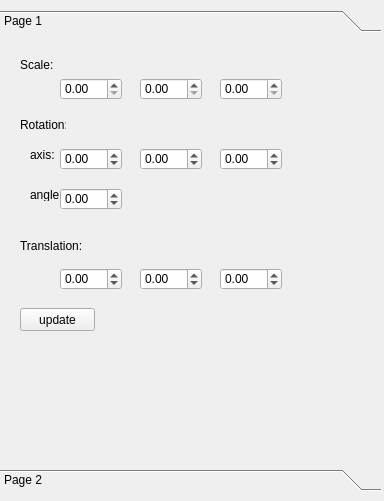
<?xml version="1.0" encoding="UTF-8"?>
<ui version="4.0">
 <class>MeshEditing</class>
 <widget class="QWidget" name="MeshEditing">
  <property name="geometry">
   <rect>
    <x>0</x>
    <y>0</y>
    <width>384</width>
    <height>501</height>
   </rect>
  </property>
  <property name="windowTitle">
   <string>MeshEditing</string>
  </property>
  <widget class="QToolBox" name="toolBox">
   <property name="geometry">
    <rect>
     <x>0</x>
     <y>10</y>
     <width>381</width>
     <height>481</height>
    </rect>
   </property>
   <property name="currentIndex">
    <number>0</number>
   </property>
   <widget class="QWidget" name="page">
    <property name="geometry">
     <rect>
      <x>0</x>
      <y>0</y>
      <width>381</width>
      <height>427</height>
     </rect>
    </property>
    <attribute name="label">
     <string>Page 1</string>
    </attribute>
    <widget class="QLabel" name="label_8">
     <property name="geometry">
      <rect>
       <x>30</x>
       <y>150</y>
       <width>46</width>
       <height>13</height>
      </rect>
     </property>
     <property name="text">
      <string>angle:</string>
     </property>
    </widget>
    <widget class="QLabel" name="label_9">
     <property name="geometry">
      <rect>
       <x>30</x>
       <y>110</y>
       <width>46</width>
       <height>13</height>
      </rect>
     </property>
     <property name="text">
      <string>axis:</string>
     </property>
    </widget>
    <widget class="QDoubleSpinBox" name="rotateZ_2">
     <property name="geometry">
      <rect>
       <x>220</x>
       <y>110</y>
       <width>62</width>
       <height>22</height>
      </rect>
     </property>
     <property name="minimum">
      <double>-10.000000000000000</double>
     </property>
     <property name="maximum">
      <double>10.990000000000000</double>
     </property>
     <property name="singleStep">
      <double>0.010000000000000</double>
     </property>
    </widget>
    <widget class="QDoubleSpinBox" name="rotateAngle_2">
     <property name="geometry">
      <rect>
       <x>60</x>
       <y>150</y>
       <width>62</width>
       <height>22</height>
      </rect>
     </property>
     <property name="minimum">
      <double>-10.000000000000000</double>
     </property>
     <property name="maximum">
      <double>10.990000000000000</double>
     </property>
     <property name="singleStep">
      <double>0.010000000000000</double>
     </property>
    </widget>
    <widget class="QDoubleSpinBox" name="rotateY_2">
     <property name="geometry">
      <rect>
       <x>140</x>
       <y>110</y>
       <width>62</width>
       <height>22</height>
      </rect>
     </property>
     <property name="minimum">
      <double>-10.000000000000000</double>
     </property>
     <property name="maximum">
      <double>10.990000000000000</double>
     </property>
     <property name="singleStep">
      <double>0.010000000000000</double>
     </property>
    </widget>
    <widget class="QDoubleSpinBox" name="scaleX_2">
     <property name="geometry">
      <rect>
       <x>60</x>
       <y>40</y>
       <width>62</width>
       <height>22</height>
      </rect>
     </property>
     <property name="singleStep">
      <double>0.010000000000000</double>
     </property>
    </widget>
    <widget class="QDoubleSpinBox" name="translateX_2">
     <property name="geometry">
      <rect>
       <x>60</x>
       <y>230</y>
       <width>62</width>
       <height>22</height>
      </rect>
     </property>
     <property name="minimum">
      <double>-10.000000000000000</double>
     </property>
     <property name="maximum">
      <double>10.990000000000000</double>
     </property>
     <property name="singleStep">
      <double>0.010000000000000</double>
     </property>
    </widget>
    <widget class="QDoubleSpinBox" name="translateZ_2">
     <property name="geometry">
      <rect>
       <x>220</x>
       <y>230</y>
       <width>62</width>
       <height>22</height>
      </rect>
     </property>
     <property name="minimum">
      <double>-10.000000000000000</double>
     </property>
     <property name="maximum">
      <double>10.990000000000000</double>
     </property>
     <property name="singleStep">
      <double>0.010000000000000</double>
     </property>
    </widget>
    <widget class="QLabel" name="label_10">
     <property name="geometry">
      <rect>
       <x>20</x>
       <y>200</y>
       <width>61</width>
       <height>16</height>
      </rect>
     </property>
     <property name="text">
      <string>Translation:</string>
     </property>
    </widget>
    <widget class="QDoubleSpinBox" name="scaleY_2">
     <property name="geometry">
      <rect>
       <x>140</x>
       <y>40</y>
       <width>62</width>
       <height>22</height>
      </rect>
     </property>
     <property name="singleStep">
      <double>0.010000000000000</double>
     </property>
    </widget>
    <widget class="QDoubleSpinBox" name="translateY_2">
     <property name="geometry">
      <rect>
       <x>140</x>
       <y>230</y>
       <width>62</width>
       <height>22</height>
      </rect>
     </property>
     <property name="minimum">
      <double>-10.000000000000000</double>
     </property>
     <property name="maximum">
      <double>10.990000000000000</double>
     </property>
     <property name="singleStep">
      <double>0.010000000000000</double>
     </property>
    </widget>
    <widget class="QDoubleSpinBox" name="rotateX_2">
     <property name="geometry">
      <rect>
       <x>60</x>
       <y>110</y>
       <width>62</width>
       <height>22</height>
      </rect>
     </property>
     <property name="minimum">
      <double>-10.000000000000000</double>
     </property>
     <property name="maximum">
      <double>10.990000000000000</double>
     </property>
     <property name="singleStep">
      <double>0.010000000000000</double>
     </property>
    </widget>
    <widget class="QDoubleSpinBox" name="scaleZ_2">
     <property name="geometry">
      <rect>
       <x>220</x>
       <y>40</y>
       <width>62</width>
       <height>22</height>
      </rect>
     </property>
     <property name="singleStep">
      <double>0.010000000000000</double>
     </property>
    </widget>
    <widget class="QLabel" name="label_11">
     <property name="geometry">
      <rect>
       <x>20</x>
       <y>80</y>
       <width>46</width>
       <height>13</height>
      </rect>
     </property>
     <property name="text">
      <string>Rotation:</string>
     </property>
    </widget>
    <widget class="QLabel" name="label_12">
     <property name="geometry">
      <rect>
       <x>20</x>
       <y>20</y>
       <width>46</width>
       <height>13</height>
      </rect>
     </property>
     <property name="text">
      <string>Scale:</string>
     </property>
    </widget>
    <widget class="QPushButton" name="update">
     <property name="geometry">
      <rect>
       <x>20</x>
       <y>270</y>
       <width>75</width>
       <height>23</height>
      </rect>
     </property>
     <property name="text">
      <string>update</string>
     </property>
    </widget>
   </widget>
   <widget class="QWidget" name="page_2">
    <property name="geometry">
     <rect>
      <x>0</x>
      <y>0</y>
      <width>381</width>
      <height>427</height>
     </rect>
    </property>
    <attribute name="label">
     <string>Page 2</string>
    </attribute>
    <widget class="QComboBox" name="submesh">
     <property name="geometry">
      <rect>
       <x>100</x>
       <y>50</y>
       <width>151</width>
       <height>22</height>
      </rect>
     </property>
    </widget>
    <widget class="QComboBox" name="renderunit">
     <property name="geometry">
      <rect>
       <x>130</x>
       <y>20</y>
       <width>201</width>
       <height>22</height>
      </rect>
     </property>
    </widget>
    <widget class="QLabel" name="label_7">
     <property name="geometry">
      <rect>
       <x>30</x>
       <y>20</y>
       <width>91</width>
       <height>16</height>
      </rect>
     </property>
     <property name="text">
      <string>MeshRenderUnit:</string>
     </property>
    </widget>
    <widget class="QLabel" name="label">
     <property name="geometry">
      <rect>
       <x>30</x>
       <y>60</y>
       <width>46</width>
       <height>13</height>
      </rect>
     </property>
     <property name="text">
      <string>SubMesh:</string>
     </property>
    </widget>
    <widget class="QTabWidget" name="submeshTab">
     <property name="geometry">
      <rect>
       <x>20</x>
       <y>90</y>
       <width>331</width>
       <height>321</height>
      </rect>
     </property>
     <property name="currentIndex">
      <number>1</number>
     </property>
     <widget class="QWidget" name="material">
      <attribute name="title">
       <string>Tab 1</string>
      </attribute>
      <widget class="QLabel" name="spc">
       <property name="geometry">
        <rect>
         <x>110</x>
         <y>50</y>
         <width>81</width>
         <height>20</height>
        </rect>
       </property>
       <property name="autoFillBackground">
        <bool>true</bool>
       </property>
       <property name="text">
        <string/>
       </property>
      </widget>
      <widget class="QPushButton" name="ambientC">
       <property name="geometry">
        <rect>
         <x>210</x>
         <y>20</y>
         <width>75</width>
         <height>23</height>
        </rect>
       </property>
       <property name="autoFillBackground">
        <bool>true</bool>
       </property>
       <property name="text">
        <string>Ambient</string>
       </property>
      </widget>
      <widget class="QPushButton" name="diffuseC">
       <property name="geometry">
        <rect>
         <x>10</x>
         <y>20</y>
         <width>75</width>
         <height>23</height>
        </rect>
       </property>
       <property name="autoFillBackground">
        <bool>true</bool>
       </property>
       <property name="text">
        <string>Diffuse</string>
       </property>
      </widget>
      <widget class="QLabel" name="amb">
       <property name="geometry">
        <rect>
         <x>210</x>
         <y>50</y>
         <width>81</width>
         <height>20</height>
        </rect>
       </property>
       <property name="autoFillBackground">
        <bool>true</bool>
       </property>
       <property name="text">
        <string/>
       </property>
      </widget>
      <widget class="QLabel" name="dif">
       <property name="geometry">
        <rect>
         <x>10</x>
         <y>50</y>
         <width>81</width>
         <height>20</height>
        </rect>
       </property>
       <property name="autoFillBackground">
        <bool>true</bool>
       </property>
       <property name="text">
        <string/>
       </property>
      </widget>
      <widget class="QPushButton" name="specularC">
       <property name="geometry">
        <rect>
         <x>110</x>
         <y>20</y>
         <width>75</width>
         <height>23</height>
        </rect>
       </property>
       <property name="autoFillBackground">
        <bool>true</bool>
       </property>
       <property name="text">
        <string>Specular</string>
       </property>
      </widget>
     </widget>
     <widget class="QWidget" name="transform">
      <attribute name="title">
       <string>Tab 2</string>
      </attribute>
      <widget class="QLabel" name="label_2">
       <property name="geometry">
        <rect>
         <x>10</x>
         <y>20</y>
         <width>46</width>
         <height>13</height>
        </rect>
       </property>
       <property name="text">
        <string>Scale:</string>
       </property>
      </widget>
      <widget class="QDoubleSpinBox" name="scaleX">
       <property name="geometry">
        <rect>
         <x>50</x>
         <y>40</y>
         <width>62</width>
         <height>22</height>
        </rect>
       </property>
       <property name="singleStep">
        <double>0.010000000000000</double>
       </property>
      </widget>
      <widget class="QDoubleSpinBox" name="scaleY">
       <property name="geometry">
        <rect>
         <x>130</x>
         <y>40</y>
         <width>62</width>
         <height>22</height>
        </rect>
       </property>
       <property name="singleStep">
        <double>0.010000000000000</double>
       </property>
      </widget>
      <widget class="QDoubleSpinBox" name="scaleZ">
       <property name="geometry">
        <rect>
         <x>210</x>
         <y>40</y>
         <width>62</width>
         <height>22</height>
        </rect>
       </property>
       <property name="singleStep">
        <double>0.010000000000000</double>
       </property>
      </widget>
      <widget class="QLabel" name="label_3">
       <property name="geometry">
        <rect>
         <x>10</x>
         <y>80</y>
         <width>46</width>
         <height>13</height>
        </rect>
       </property>
       <property name="text">
        <string>Rotation:</string>
       </property>
      </widget>
      <widget class="QDoubleSpinBox" name="rotateX">
       <property name="geometry">
        <rect>
         <x>50</x>
         <y>110</y>
         <width>62</width>
         <height>22</height>
        </rect>
       </property>
       <property name="minimum">
        <double>-10.000000000000000</double>
       </property>
       <property name="maximum">
        <double>10.000000000000000</double>
       </property>
       <property name="singleStep">
        <double>0.010000000000000</double>
       </property>
      </widget>
      <widget class="QDoubleSpinBox" name="rotateY">
       <property name="geometry">
        <rect>
         <x>130</x>
         <y>110</y>
         <width>62</width>
         <height>22</height>
        </rect>
       </property>
       <property name="minimum">
        <double>-10.000000000000000</double>
       </property>
       <property name="maximum">
        <double>10.000000000000000</double>
       </property>
       <property name="singleStep">
        <double>0.010000000000000</double>
       </property>
      </widget>
      <widget class="QDoubleSpinBox" name="rotateZ">
       <property name="geometry">
        <rect>
         <x>210</x>
         <y>110</y>
         <width>62</width>
         <height>22</height>
        </rect>
       </property>
       <property name="minimum">
        <double>-10.000000000000000</double>
       </property>
       <property name="maximum">
        <double>10.000000000000000</double>
       </property>
       <property name="singleStep">
        <double>0.010000000000000</double>
       </property>
      </widget>
      <widget class="QLabel" name="label_4">
       <property name="geometry">
        <rect>
         <x>20</x>
         <y>110</y>
         <width>46</width>
         <height>13</height>
        </rect>
       </property>
       <property name="text">
        <string>axis:</string>
       </property>
      </widget>
      <widget class="QLabel" name="label_5">
       <property name="geometry">
        <rect>
         <x>20</x>
         <y>150</y>
         <width>46</width>
         <height>13</height>
        </rect>
       </property>
       <property name="text">
        <string>angle:</string>
       </property>
      </widget>
      <widget class="QDoubleSpinBox" name="rotateAngle">
       <property name="geometry">
        <rect>
         <x>50</x>
         <y>150</y>
         <width>62</width>
         <height>22</height>
        </rect>
       </property>
       <property name="minimum">
        <double>-10.000000000000000</double>
       </property>
       <property name="maximum">
        <double>10.000000000000000</double>
       </property>
       <property name="singleStep">
        <double>0.010000000000000</double>
       </property>
      </widget>
      <widget class="QLabel" name="label_6">
       <property name="geometry">
        <rect>
         <x>10</x>
         <y>200</y>
         <width>61</width>
         <height>16</height>
        </rect>
       </property>
       <property name="text">
        <string>Translation:</string>
       </property>
      </widget>
      <widget class="QDoubleSpinBox" name="translateX">
       <property name="geometry">
        <rect>
         <x>50</x>
         <y>230</y>
         <width>62</width>
         <height>22</height>
        </rect>
       </property>
       <property name="minimum">
        <double>-10.000000000000000</double>
       </property>
       <property name="maximum">
        <double>10.000000000000000</double>
       </property>
       <property name="singleStep">
        <double>0.010000000000000</double>
       </property>
      </widget>
      <widget class="QDoubleSpinBox" name="translateZ">
       <property name="geometry">
        <rect>
         <x>210</x>
         <y>230</y>
         <width>62</width>
         <height>22</height>
        </rect>
       </property>
       <property name="minimum">
        <double>-10.000000000000000</double>
       </property>
       <property name="maximum">
        <double>10.000000000000000</double>
       </property>
       <property name="singleStep">
        <double>0.010000000000000</double>
       </property>
      </widget>
      <widget class="QDoubleSpinBox" name="translateY">
       <property name="geometry">
        <rect>
         <x>130</x>
         <y>230</y>
         <width>62</width>
         <height>22</height>
        </rect>
       </property>
       <property name="minimum">
        <double>-10.000000000000000</double>
       </property>
       <property name="maximum">
        <double>10.000000000000000</double>
       </property>
       <property name="singleStep">
        <double>0.010000000000000</double>
       </property>
      </widget>
     </widget>
    </widget>
   </widget>
  </widget>
 </widget>
 <layoutdefault spacing="6" margin="11"/>
 <resources/>
 <connections/>
</ui>
